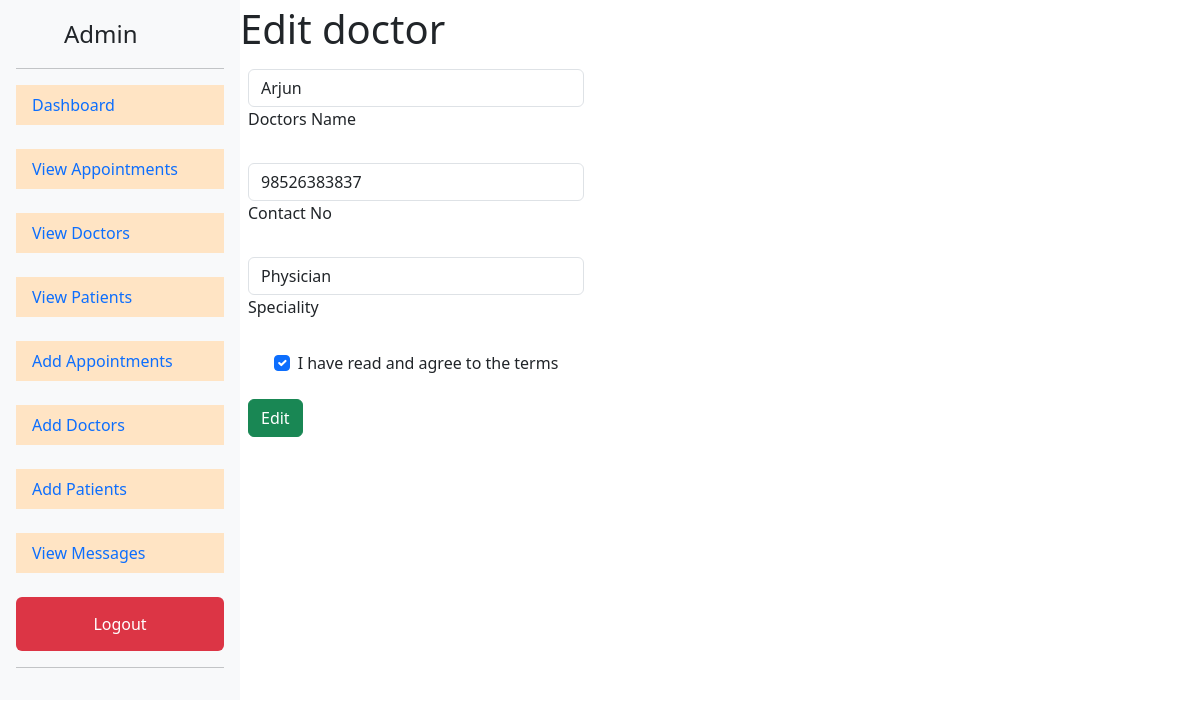
Before: /editdoctor/2 (signed in) with the older database file.
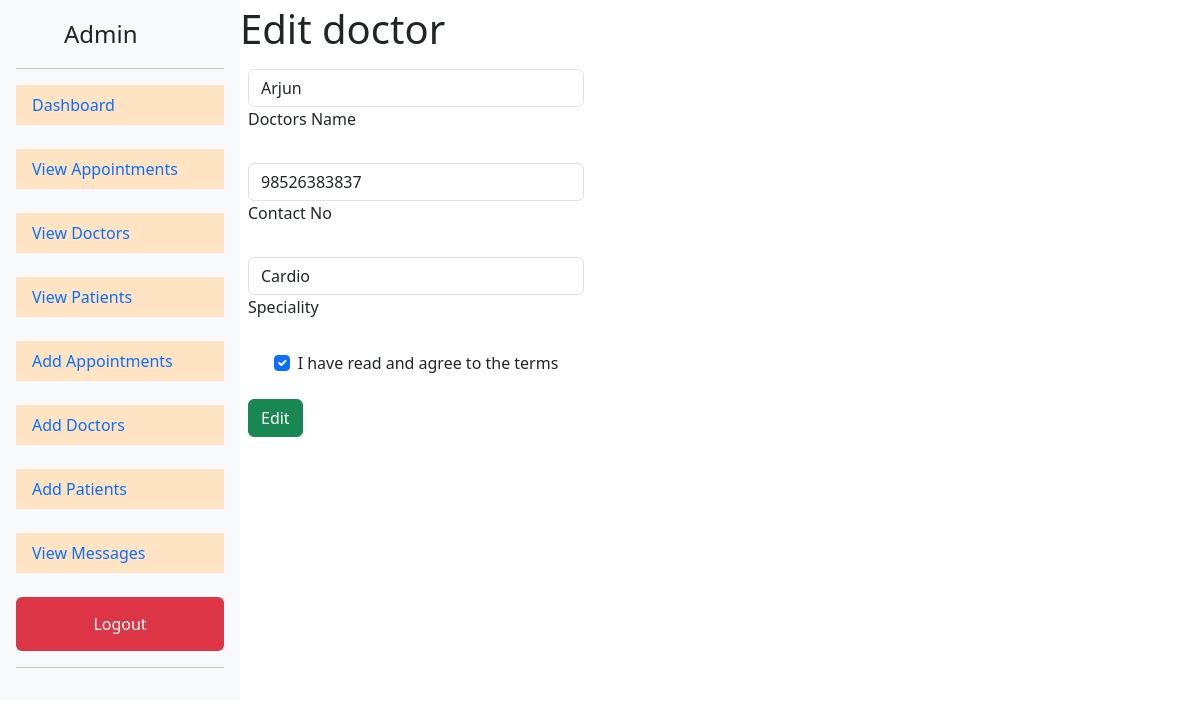
After: the same page with the newer database file.
### Hospital/models.py (models this page shows, shortened)
class Doctor(models.Model):
    Doctor_name = models.CharField(max_length=100)
    Contact_no = models.IntegerField()
    Speciality = models.CharField(max_length=100)

### Hospital/views.py (the view, shortened to what this page needs)
# urls.py: path('editdoctor/<did>',editdoctor,name="editdoctor"),
@login_required(login_url="adlogin")
def editdoctor(request,did):
    mydoc = Doctor.objects.get(id=did)
    name = mydoc.Doctor_name
    contact = mydoc.Contact_no
    spec = mydoc.Speciality
    data={'name':name,"contact":contact,"speciality":spec}
    return render(request,'editdoctor.html',data)

### templates/editdoctor.html (shortened to what this page needs)
{% extends "baseadmin.html" %}
{% block content %}
<h1>Edit doctor </h1>
<form style="width: 22rem;" class="p-2" action="" method="post">
    <div data-mdb-input-init class="form-outline mb-4">
      <input type="text" id="form5Example1" name="name" value={{name}} class="form-control" />
      <label class="form-label" for="form5Example1" >Doctors Name</label>
    </div>
    <div data-mdb-input-init class="form-outline mb-4">
      <input type="number" id="form5Example2" value={{contact}} name="contact" class="form-control" />
      <label class="form-label" for="form5Example2" >Contact No</label>
    </div>
    <div data-mdb-input-init class="form-outline mb-4">
      <input type="text" id="form5Example2" name="spec" value={{speciality}} class="form-control" />
      <label class="form-label" for="form5Example2">Speciality</label>
    </div>
    <div class="form-check d-flex justify-content-center mb-4">
      <input
        class="form-check-input me-2"
        type="checkbox"
        value=""
        id="form5Example3"
        checked
      />
      <label class="form-check-label" for="form5Example3">
        I have read and agree to the terms
      </label>
    </div>
    <button data-mdb-ripple-init type="submit" class="btn btn-success btn-block mb-4">Edit</button>
  </form>
{% endblock content %}

Changed rows visible on the page:
changed Doctor: name (not shown) → "Arjun"; spec "Physician" → "Cardio"
Other visible differences:
form field name: "Arjun" → (not shown)
